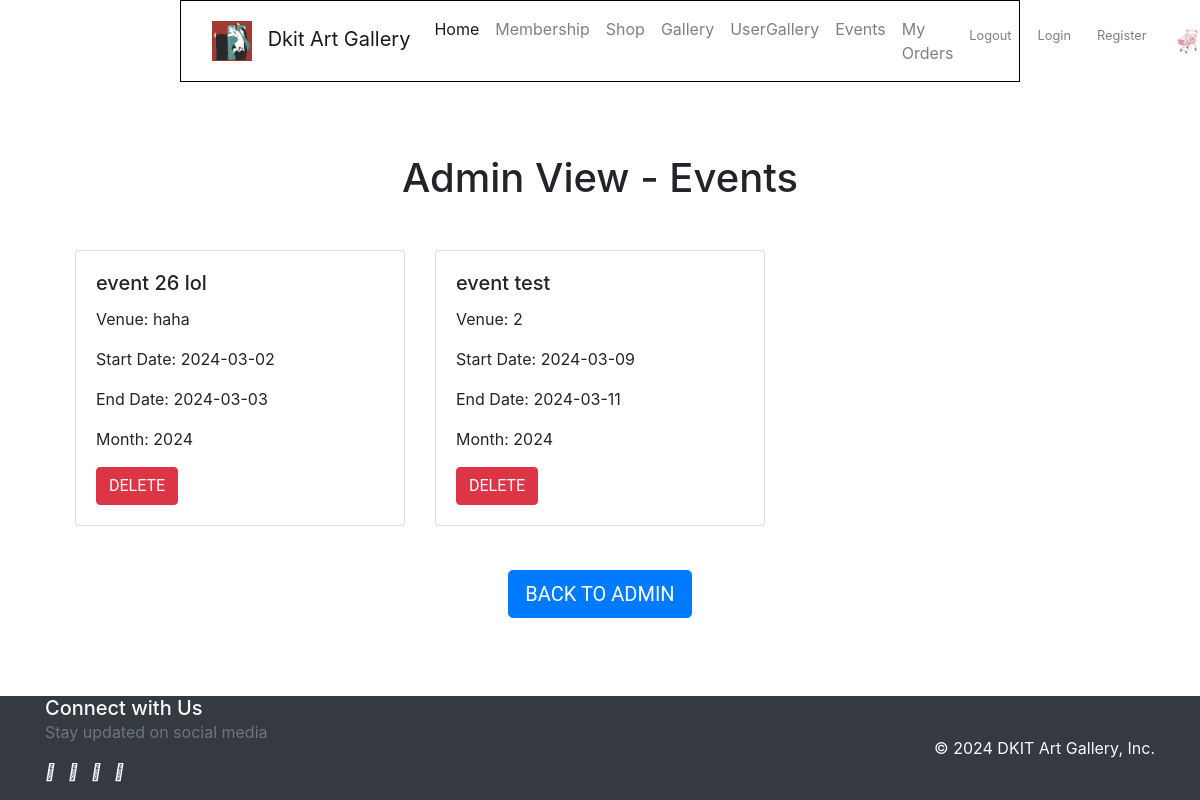
The page /view/adminViewEvents.php on the database its author committed.
### tables this page shows
CREATE TABLE `event` (
  `id` int(11) NOT NULL,
  `title` varchar(50) NOT NULL,
  `venue` varchar(500) NOT NULL,
  `start_date` date NOT NULL,
  `end_date` date NOT NULL,
  `month` int(11) NOT NULL
);

### model/getEvents.php (called while the page is built)
<?php
require_once 'databaseConnection.php';
function getEvents() {
    global $db;
    $events = [];
    try {
        $query = "SELECT * FROM event";
        $stmt = $db->prepare($query);
        $stmt->execute();
        $events = $stmt->fetchAll(PDO::FETCH_ASSOC);
    } catch (PDOException $e) {
        echo "Error: " . $e->getMessage();
    }
    return $events;
}
?>

### view/adminViewEvents.php (the view, shortened to what this page needs)
<?php
require_once '../model/getEvents.php';
include "../view/nav.php";
include '../view/header.php';
$events = getEvents();
?>
<div class="container">
    <h1 class="text-center mt-5">Admin View - Events</h1>
    <div class="row mt-5">
        <?php foreach ($events as $event): ?>
            <div class="col-md-4 mb-4">
                <div class="card h-100">
                    <div class="card-body">
                        <h5 class="card-title"><?php echo $event['title']; ?></h5>
                        <p class="card-text">Venue: <?php echo $event['venue']; ?></p>
                        <p class="card-text">Start Date: <?php echo $event['start_date']; ?></p>
                        <p class="card-text">End Date: <?php echo $event['end_date']; ?></p>
                        <p class="card-text">Month: <?php echo $event['month']; ?></p>
                        <a href="../model/deleteEvent.php?deleteEvent=<?php echo $event['id']; ?>" class="btn btn-danger">Delete</a>
                    </div>
                </div>
            </div>
        <?php endforeach; ?>
    </div>
         <div class="card-body text-center">
             <a href="index.php?action=show_admin" class="btn btn-lg btn-primary">Back To Admin</a>
        </div>
</div>
<?php
include 'footer.php';
?>

### css/nav.css (style rules this page uses)
body { padding-top: 106px; }

### css/homeStyles.css (style rules this page uses)
.container { max-width: 800px; margin: 0 auto; }

### css/buttons.css (style rules this page uses)
.btn { font-family: 'Roboto', sans-serif; font-weight: bold; text-transform: uppercase; border: none; padding: 10px 20px; cursor: pointer; border-radius: 5px; background-color: #000; color: #fff; }

### rows shown on the page
event: title "event 26 lol", venue "haha", start_date "2024-03-02", end_date "2024-03-03", month "2024"
event: title "event test", venue "2", start_date "2024-03-09", end_date "2024-03-11", month "2024"
